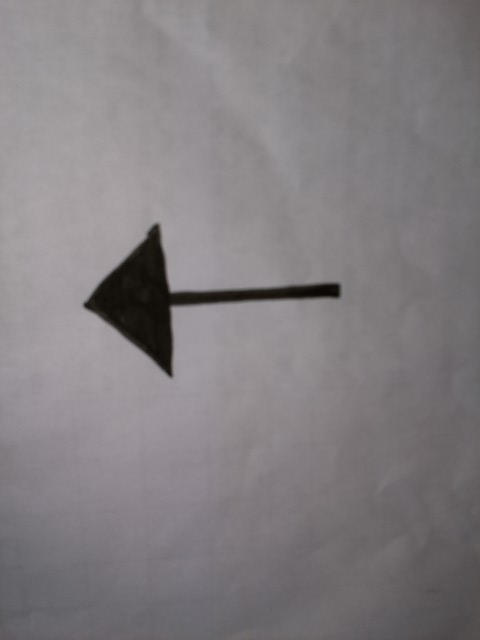
#> input picture BTP_new/btp_app/btp/image.jpg, 480 x 640 px
$ python -i views.py   (imports and definitions only)   (older library calls are emulated)
#> lines starting #> are read from the running program, lines starting #| are printed output that depends on the picture; after the words box and inside, x2 and y2 are one past the last pixel; in counts of white or black regions, pixels touching at a corner belong together
from django.shortcuts import render, render_to_response, HttpResponse, redirect
from django.http import Http404,JsonResponse,HttpResponseBadRequest
from django.views.generic.edit import CreateView, DeleteView, UpdateView
from django.views import generic
from django.views.generic.list import ListView
from django.urls import reverse
from django.contrib.auth.models import User
from django.utils.decorators import method_decorator
from django.contrib.auth.decorators import login_required
from django.contrib.auth.mixins import LoginRequiredMixin
from django.contrib import messages
from django.views.decorators.csrf import csrf_exempt
from django.contrib.auth import authenticate, login, logout
from .models import *
import datetime
from django.utils import timezone
from django.template import RequestContext
import base64
import json
import os
import cv2
import pandas as pd
import numpy as np
import math
import cv2
import pandas as pd
import numpy as np
import os
import math
import matplotlib.pyplot as plt
import matplotlib.image as mpimg
from skimage import data, color
from skimage.transform import rescale, resize, downscale_local_mean
from sklearn.model_selection import train_test_split
from sklearn.ensemble import RandomForestClassifier
from sklearn.externals import joblib
from base64 import decodestring

def processImage(item):
#> called with item = 'image.jpg'
	fPath = os.getcwd()
	# itemPath = fPath + "/btp" + item
	image = cv2.imread(item)
#> image is the input picture: shape (640, 480, 3); mean B, G, R 128.7, 126.1, 130.3

	height, width, channels = image.shape
#> height = 640; width = 480; channels = 3
	blackImage = np.zeros((height,width))
	gray = cv2.cvtColor(image, cv2.COLOR_BGR2GRAY)
	_,thresh = cv2.threshold(gray,75,255,cv2.THRESH_BINARY_INV)
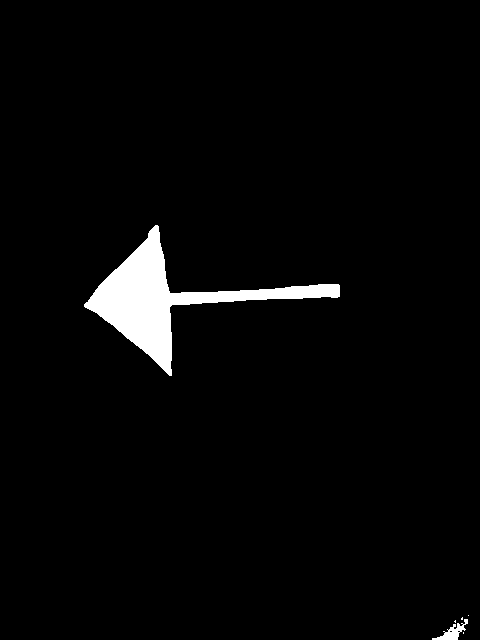
#> thresh: shape (640, 480); 2.9% white; 6 white regions (4 under 20 px), largest, box (x1, y1, x2, y2) and area: (84, 225, 340, 376) 8549, (432, 619, 468, 640) 271
	kern_dilate = np.ones((8,8),np.uint8)
	kern_erode  = np.ones((3,3),np.uint8)
	mask = cv2.erode(thresh,kern_erode,iterations = 2)
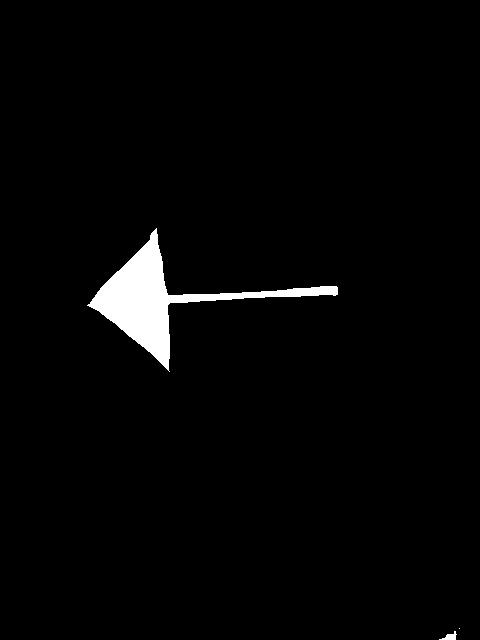
#> mask: shape (640, 480); 2.3% white; 3 white regions (1 under 20 px), largest, box (x1, y1, x2, y2) and area: (87, 228, 338, 372) 6888, (439, 631, 457, 640) 78
	mask = cv2.dilate(mask,kern_dilate,iterations = 2)
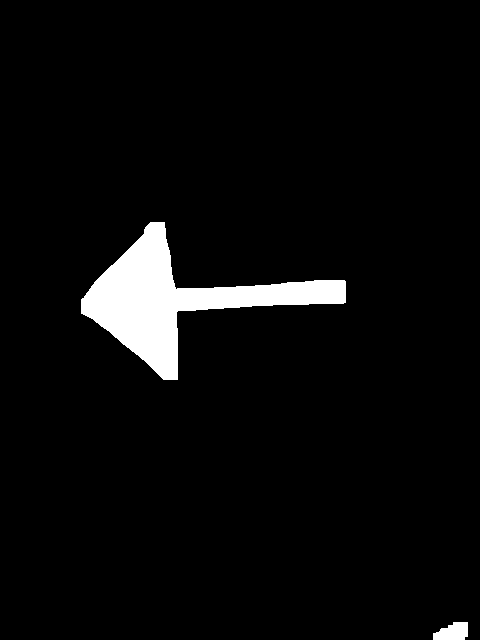
#> mask: shape (640, 480); 4.3% white; 2 white regions

	_,contours, hierarchy = cv2.findContours(mask,cv2.RETR_EXTERNAL,cv2.CHAIN_APPROX_NONE)
#> contours = 2 contours; box (x1, y1, x2, y2) and area: (81, 222, 346, 380) 12441, (433, 622, 468, 640) 436

	centreX,  centreY = width/2, height/2
#> centreX = 240; centreY = 320
	minDis = math.inf
	Sx, Sy, Sw, Sh = 0, 0, 0, 0
	for contour in contours:
		[x,y,w,h] = cv2.boundingRect(contour)
		if h<40 or w<40:
			continue
		Cx, Cy  = x + w/2, y + h/2;
		dis = (Cx - centreX)*(Cx - centreX) + (Cy - centreY)*(Cy - centreY)
		if dis < minDis:
			Sx, Sy, Sw, Sh = x, y, w, h
			minDis = dis
#> this loop made 2 passes
#> (x, y, w, h, Cx, Cy, dis, Sx) on pass 2: (81, 222, 265, 158, 213.5, 301, 1063.2, 81)
#> (x, y, w, h) on pass 1: (433, 622, 35, 18)
#> after the loop, Sh = 158; Sw = 265; Sx = 81; Sy = 222; minDis = 1063.2

	roi = mask[Sy: Sy + Sh, Sx: Sx + Sw]
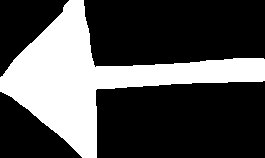
#> roi: shape (158, 265); 30.5% white; 1 white region, box (x1, y1, x2, y2) and area: (0, 0, 265, 158) 12790
	blackImage[Sy: Sy + Sh, Sx: Sx + Sw] = roi
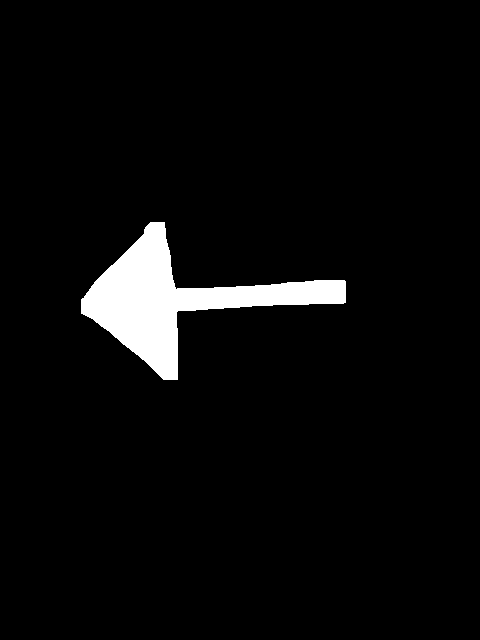
#> blackImage: shape (640, 480) float64; 4.2% white; 1 white region, box (x1, y1, x2, y2) and area: (81, 222, 346, 380) 12790

	processedPath = fPath + "/btp/ProcessedData/Image1.jpg"
	(h, w) = blackImage.shape
#> h = 640; w = 480
	temp = np.zeros((h, w))
	temp = blackImage
	center = (w/2, h/2)
#> center = (240, 320)
	scale = 1.0
	M = cv2.getRotationMatrix2D(center, 0, scale)
#> M = [[1, 0, 0], [0, 1, 0]]
	img = cv2.warpAffine(temp, M, (h, w))
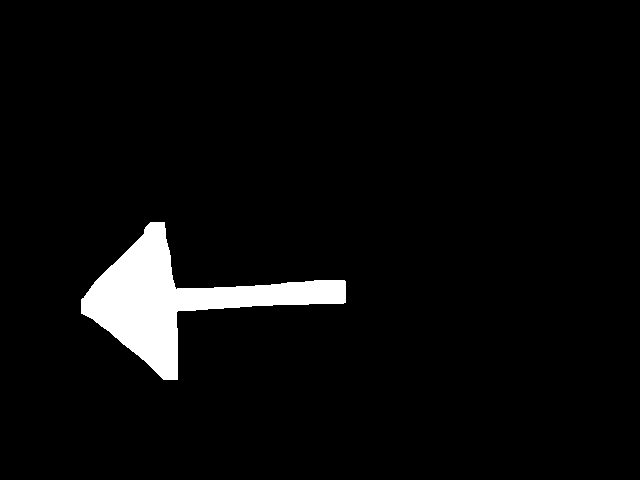
#> img: shape (480, 640) float64; 4.2% white; 1 white region, box (x1, y1, x2, y2) and area: (81, 222, 346, 380) 12790

	cv2.imwrite(processedPath,img)
	return None

# [21 lines left out: function predict, not called in this run]


# Create your views here.
def home(request):
	return render(request, 'index.html')

# [32 lines left out: function submitCauseData, not called in this run]

>>> result = processImage('image.jpg')
